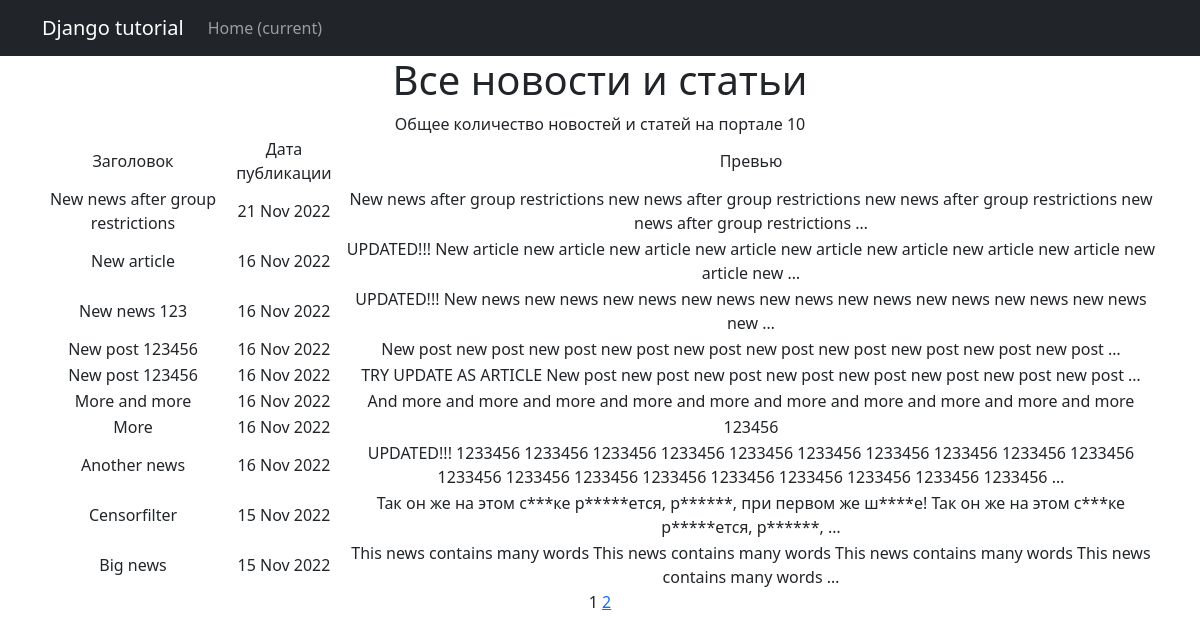
Page /news/ on the committed database.
### news/models.py (models this page shows, shortened)
class Post(models.Model):
    article = 'A'
    news = 'N'
    POSITIONS = [
        (article, 'Статья'),
        (news, 'Новость')
    ]
    type = models.CharField(max_length=1, choices=POSITIONS, default=news)
    time_creating = models.DateTimeField(auto_now_add=True)
    title = models.CharField(max_length=100)
    text = models.TextField()
    rate = models.IntegerField(default=0)
    author = models.ForeignKey(Author, on_delete=models.CASCADE)
    category = models.ManyToManyField(Category, through='PostCategory')

### news/views.py (the view)
# urls.py: path('news/', PostList.as_view(), name='List'),
class PostList(ListView):
    model = Post
    ordering = '-time_creating'
    template_name = 'news.html'
    context_object_name = 'posts'
    paginate_by = 10

### news/templatetags/custom_filters.py (called while the page is built)
@register.filter()
def censor(value):
    if not isinstance(value, str):
        raise TypeError('Incorrect type for filter "censor"')
    words = ['скач', 'редиска', 'раскол', 'раскал', 'шухер']
    value.lower()
    for i in words:
        j = 0
        while j >= 0:
            j = value.find(i)
            if j != -1:
                new_value = value[:j+1] + (len(i) - 1) * '*' + value[j+len(i):]
                value = new_value
    return value

### templates/news.html (shortened to what this page needs)
{% extends 'default.html' %}
{% load custom_filters %}
{% block content %}
<h1>Все новости и статьи</h1>
    {% if posts %}
        Общее количество новостей и статей на портале
        {{ posts|length }}
        <table align="center">
            <tr>
                <td>Заголовок</td>
                <td>Дата публикации</td>
                <td>Превью</td>
            </tr>
            {% for post in posts %}
            <tr>
                <td>{{ post.title }}</td>
                <td>{{ post.time_creating|date:'d M Y' }}</td>
                <td>{{ post.text|truncatewords:20|censor }}</td>
            </tr>
            {% endfor %}
        </table>
    {% else %}
        <h2>Новостей и статей нет!</h2>
    {% endif %}
   {{ page_obj.number }}
   {% if page_obj.has_next %}
       <a href="?page={{ page_obj.next_page_number }}">{{ page_obj.next_page_number }}</a>
   {% endif %}
{% endblock content %}

### templates/default.html (shortened to what this page needs)
<!DOCTYPE html>
<html lang="en">
    <head>
        {% load static %}
        <link href="{% static 'css/styles.css' %}" rel="stylesheet" />
    </head>
    <body>
        <nav class="navbar navbar-expand-lg navbar-dark bg-dark static-top">
        <div class="container">
            <a class="navbar-brand" href="#">Django tutorial</a>
            <div class="collapse navbar-collapse" id="navbarResponsive">
                <ul class="navbar-nav ml-auto">
                    <li class="nav-item active">
                        <a class="nav-link" href="#">Home
                            <span class="sr-only">(current)</span>
                        </a>
                    </li>
                </ul>
            </div>
        </div>
</nav>
        <div class="container">
            <div class="row">
                <div class="col-lg-12 text-center">
                    {% block content %}{% endblock content %}
                </div>
            </div>
        </div>
    </body>
</html>

### rows in the picture
Post: title "New news after group restrictions", time_creating "21 Nov 2022", text|censor "New news after group restrictions new news after group restrictions new news after group restrictions new news after group restrictions …"
Post: title "New article", time_creating "16 Nov 2022", text|censor "UPDATED!!! New article new article new article new article new article new article new article new article new article new …"
Post: title "New news 123", time_creating "16 Nov 2022", text|censor "UPDATED!!! New news new news new news new news new news new news new news new news new news new …"
Post: title "New post 123456", time_creating "16 Nov 2022", text|censor "New post new post new post new post new post new post new post new post new post new post …"
Post: title "New post 123456", time_creating "16 Nov 2022", text|censor "TRY UPDATE AS ARTICLE New post new post new post new post new post new post new post new post …"
Post: title "More and more", time_creating "16 Nov 2022", text|censor "And more and more and more and more and more and more and more and more and more and more"
Post: title "More", time_creating "16 Nov 2022", text|censor "123456"
Post: title "Another news", time_creating "16 Nov 2022", text|censor "UPDATED!!! 1233456 1233456 1233456 1233456 1233456 1233456 1233456 1233456 1233456 1233456 1233456 1233456 1233456 1233456 1233456 1233456 1233456 1233456 1233456 …"
Post: title "Censorfilter", time_creating "15 Nov 2022", text|censor "Так он же на этом с***ке р*****ется, р******, при первом же ш****е! Так он же на этом с***ке р*****ется, р******, …"
Post: title "Big news", time_creating "15 Nov 2022", text|censor "This news contains many words This news contains many words This news contains many words This news contains many words …"

### other values in the picture
{{ posts|length }} "10"
{{ page_obj.number }} "1"
{{ page_obj.next_page_number }} "2"
